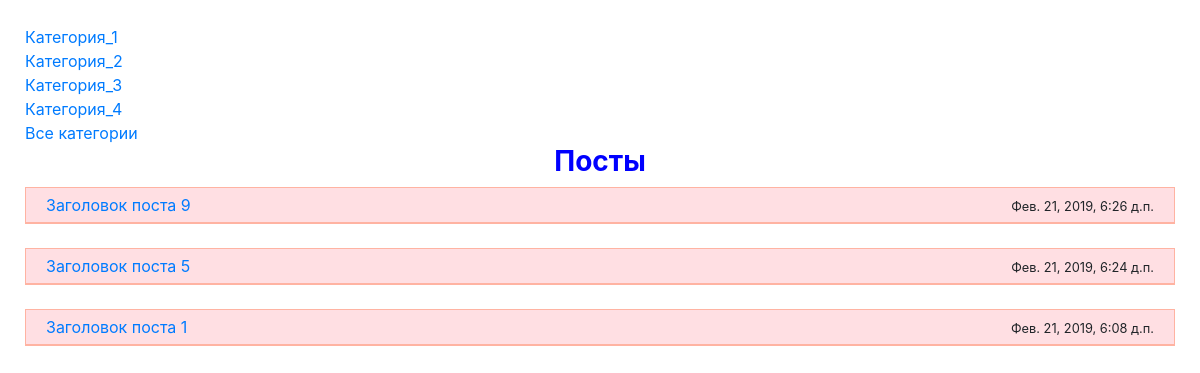
The app's page /category/category_1/ with its own data.
### news/models.py (models this page shows, shortened)
class Category(models.Model):
    name = models.CharField(verbose_name="Имя", max_length=50)
    slug = models.SlugField(verbose_name="slug", max_length=100)
    class Meta:
        verbose_name = "Категория"
        verbose_name_plural = "Категории"

class Post(models.Model):
    title = models.CharField(verbose_name="Заголовок", max_length=100)
    text = models.TextField(verbose_name="Текст")
    created = models.DateTimeField(verbose_name="Дата создания", auto_now_add=True)
    category = models.ForeignKey(Category, verbose_name="Категория", on_delete=models.SET_NULL, null=True)
    tags = models.ManyToManyField(Tag, verbose_name="Теги")
    slug = models.SlugField(verbose_name="slug", max_length=100, default="")
    class Meta:
        verbose_name = "Пост"
        verbose_name_plural = "Посты"
        ordering = ["-created"]

### news/views.py (the view)
# urls.py: path("", PostList.as_view(), name="post_list"),
class PostList(View):
    def get(self, request, slug=None):
        if slug is None:
            return render(request, 'news/posts-list.html', {'posts': Post.objects.all()})
        else:
            category_id = get_object_or_404(Category, slug=slug).id
            return render(request, 'news/posts-list.html', {'posts': Post.objects.filter(category_id=category_id)})

### news/templatetags/my_tags_filters.py (called while the page is built)
@register.inclusion_tag('my_tags_filters/my_tag__categories_list.html')
def my_tag__categories_list():
    return {'from_my_tag__categories_list': Category.objects.all()}

@register.inclusion_tag('my_tags_filters/my_tag__post_short.html')
def my_tag__post_short(this_post):
    return {'from_my_tag__posts_short': this_post}

### templates/news/posts-list.html
{% extends 'base.html' %}
{% load my_tags_filters %}
{% block content %}
    <div class="h3 text-center font-weight-bold" style="color: blue">Посты</div>
    {% for post in posts %}
        {% my_tag__post_short this_post=post %}
    {% endfor %}
{% endblock content %}

### templates/my_tags_filters/my_tag__categories_list.html
{% for category in from_my_tag__categories_list %}
    <a href={% url 'category_post_list' slug=category.slug %}>{{ category.name }}</a> <br>
{% endfor %}
<a href={% url 'post_list' %}>Все категории</a> <br>

### templates/my_tags_filters/my_tag__post_short.html
{% with post=from_my_tag__posts_short %}
    <div class="container-fluid" style="background-color: #ffdfe3; border: 1px double #ffb3a2; ">
        <div class="row" style="border-bottom: solid 1px #ffb3a2; padding: 5px">
            <div class="col">
                <a href={% url 'post_detail' slug=post.slug %}>{{ post.title }}</a>
            </div>
            <div class="col-2 text-right">
                <span class="small">{{ post.created }}</span>
            </div>
        </div>
    </div>
    <br>
{% endwith %}

### records on screen
Category: name "Категория_1"
Category: name "Категория_2"
Category: name "Категория_3"
Category: name "Категория_4"
Post: title "Заголовок поста 9", created "Фев. 21, 2019, 6:26 д.п."
Post: title "Заголовок поста 5", created "Фев. 21, 2019, 6:24 д.п."
Post: title "Заголовок поста 1", created "Фев. 21, 2019, 6:08 д.п."
